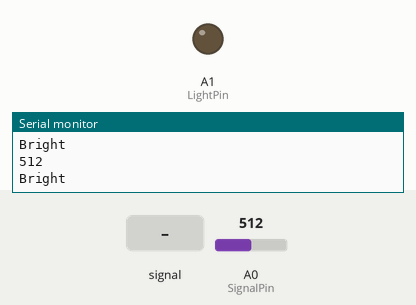
This sketch was run on a simulated Arduino Uno, built with avr-gcc and run on an emulated ATmega328P. Shown: output pins drawn as LEDs (lit = HIGH), the last lines printed to the serial monitor. The test bench sets the inputs (shaded band); at power-on: A0 (SignalPin) = 512.

Above: at 1.2 s.
1.3 s: A0 (SignalPin) fed a 200 Hz sine of ±255 counts around its level
At 3.66 s:
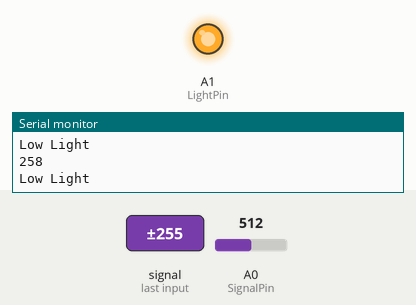
4.3 s: A0 (SignalPin) set to 716
At 5.3 s:
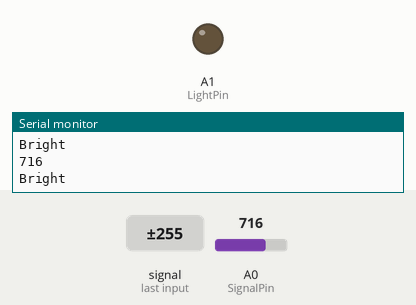
5.8 s: A0 (SignalPin) set to 312
7.3 s: A0 (SignalPin) set to 282
At 7.8 s:
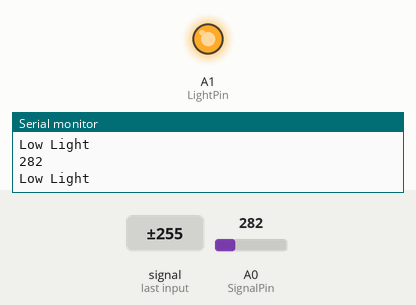
8.8 s: A0 (SignalPin) set to 306
At 9.2 s:
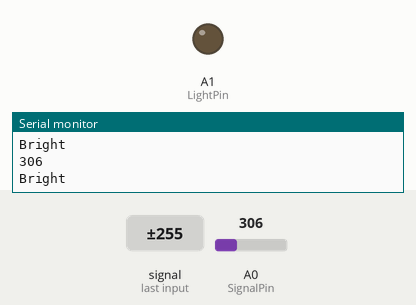
Timing chart, 0 to 11.3 s (numbered marks = the images above; inputs shaded):
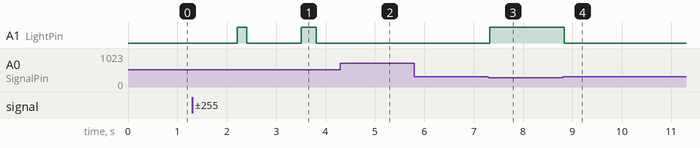

The sketch:

HW486_On_Off_when_reached_threshold_codes.ino
```cpp
// Define the signal pin here
int SignalPin = A0;
int Threshold = 300;
int LightPin = A1;
void setup() {
  // put your setup code here, to run once:
  Serial.begin(9600);
  pinMode(LightPin, OUTPUT);

}

void loop() {
  // put your main code here, to run repeatedly:
  //Since this sensor gives analog values, use analogRead
  int light = analogRead(SignalPin);
  Serial.println(light);
  if (light > Threshold)
  {
    Serial.println("Bright");
    analogWrite(LightPin, 0);
  }
  else
  {
    analogWrite(LightPin, 255);
    Serial.println("Low Light");
    //digitalWrite(LightPin, HIGH);
  }
  delay(100);
}
```

Measured:
- the behaviour switches between 301 and 300 on A0 (SignalPin) (found by bisection; images 2 and 3)
- after the input at 1.3 s, A1 (LightPin): LOW → HIGH after 0.91 s, → LOW 0.20 s later, → HIGH 1.1 s later, → LOW 0.30 s later
- after the input at 4.3 s, A1 (LightPin): stays LOW (without the input it goes to HIGH after 0.62 s)
- after the input at 7.3 s, A1 (LightPin): LOW → HIGH at once
- after the input at 8.8 s, A1 (LightPin): HIGH → LOW at once
